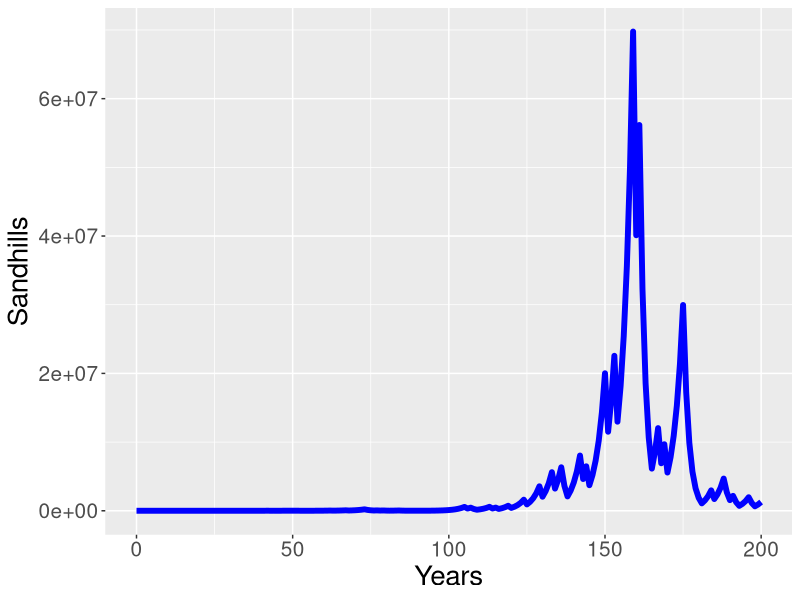

R code for this plot:
### Author: JMZ, modified from Logan and Wolesesnky "Mathematical Methods in Biology"
### Purpose: Create a sandhill crane model of discrete dynamics x(t+1)=r*x(t), as detailed on page 311
### r = 1+b-d, where b is the birth rate, d is the death rate.
### b and d are drawn from normally distributed random variables.

### Changeable parameters
s0 = 100;  ### Initial population of sandhill cranes
floodRate = 9*1/25   # Catastrophic flood rate

### Fixed parameters
numberYears=200;  	### Number of years we run our simulation
years = 0:numberYears


### Set up vector of results
sandhills=array(0,dim=length(years));
sandhills[1]=s0;  # Set the first index equal to the initial amount

### Loop through the each years, varying the birth and death rate
for (i in 2:length(years)) {
  if (runif(1)< floodRate) {r=0.575}   # Catastrophic years the net growth rate is lowered
  else {r=1.4}   # Normal years the net growth rate is 1.4
  sandhills[i]=r*sandhills[i-1];	### Update current year from last years population x[t]=r*x[t], r = 1-b-d
  
}

#### Make a plot of the solution
# Plot your results
library(ggplot2)


dataValues=data.frame(years=years,sandhills=sandhills)
sandhillPlot=ggplot(dataValues, aes(x=years, y=sandhills)) + geom_line(size=2,color='blue') +
  theme(plot.title = element_text(size=20),
        axis.title.x=element_text(size=20),
        axis.text.x=element_text(size=15),
        axis.text.y=element_text(size=15),
        axis.title.y=element_text(size=20)) +
  labs(x = "Years",y = "Sandhills")

print(sandhillPlot)


